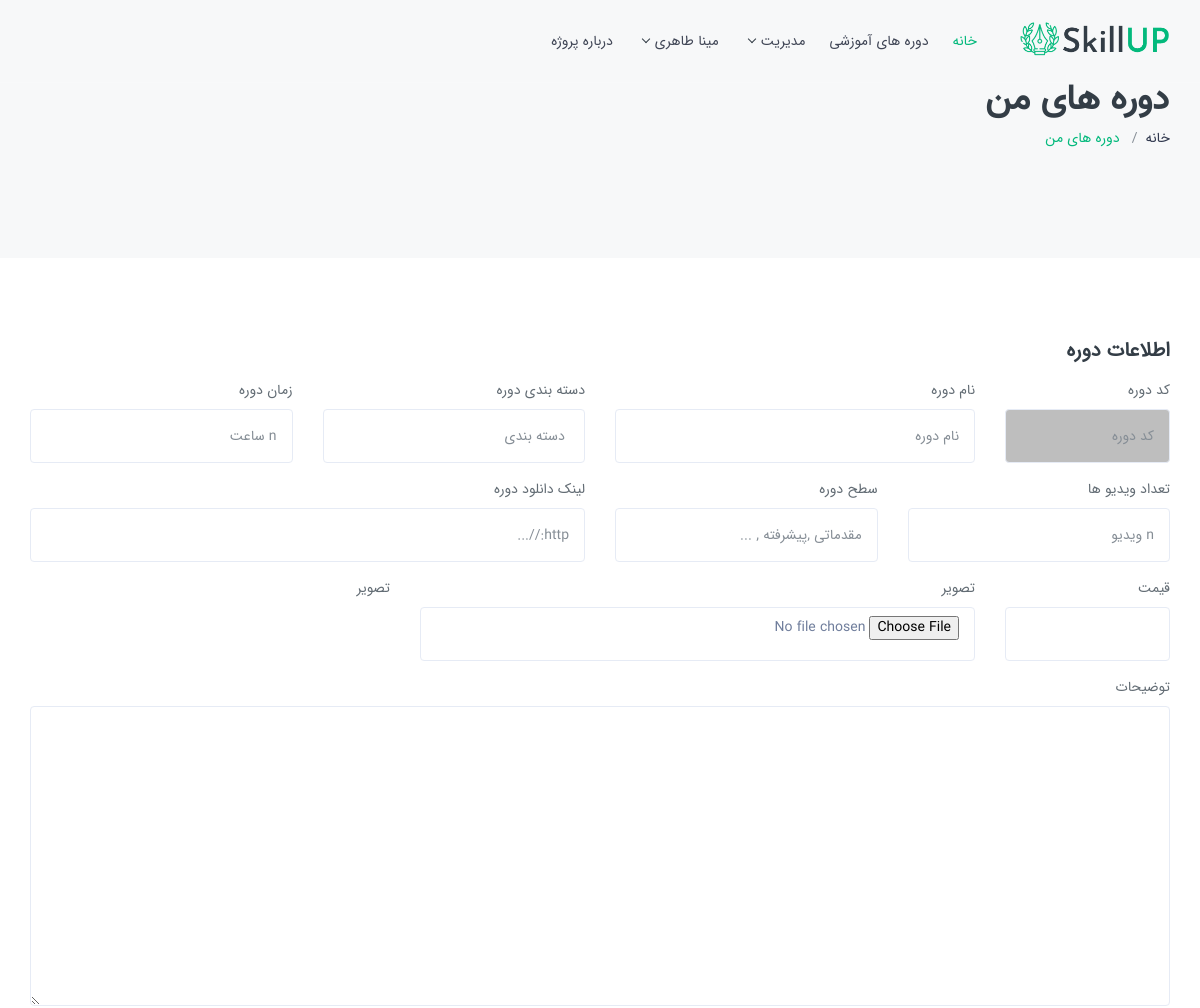
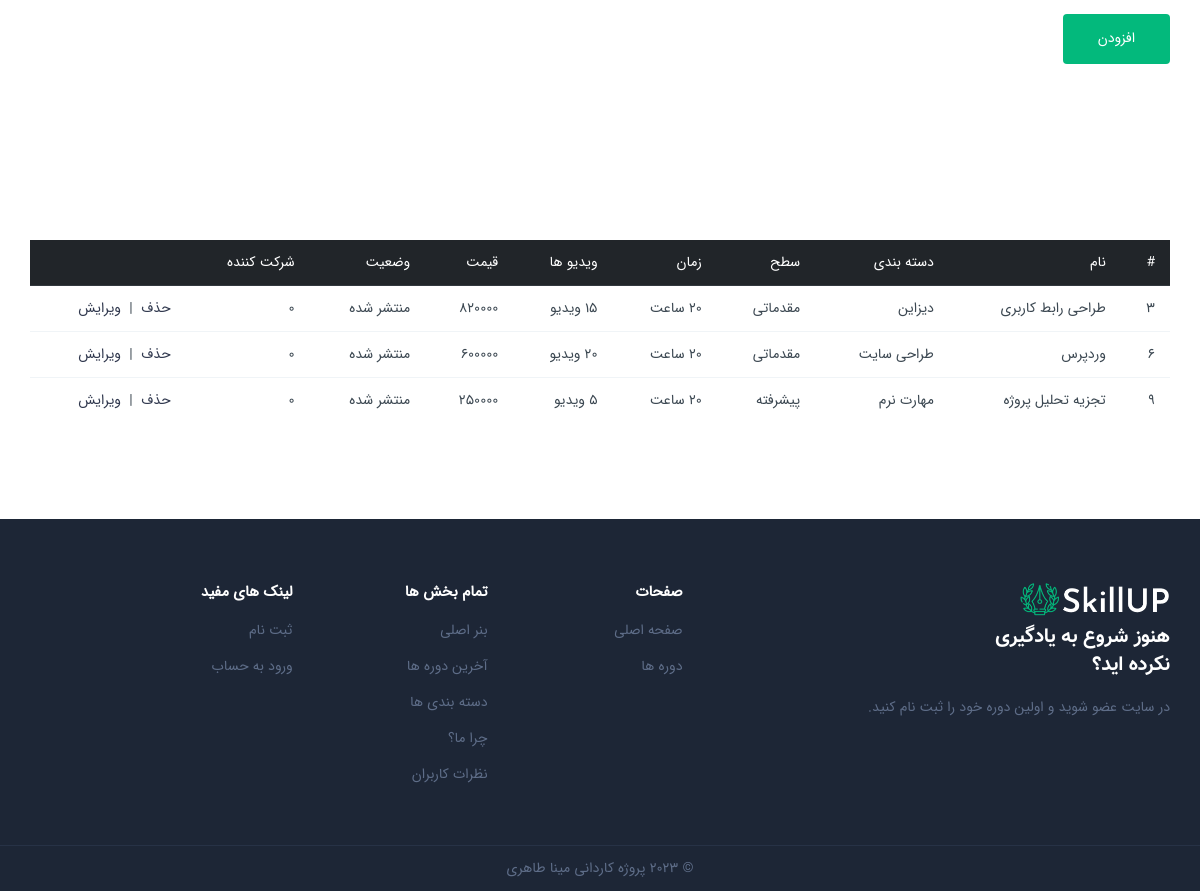
Screenshot of /manage-course-user.php (signed in) with the database file from the repository (2 pictures, top to bottom).
### tables this page shows
CREATE TABLE `courses` (
  `courseid` int(11) NOT NULL,
  `userid` int(11) NOT NULL,
  `name` varchar(150) NOT NULL,
  `description` text NOT NULL,
  `category` varchar(150) NOT NULL,
  `time` varchar(150) NOT NULL,
  `videonumber` int(11) NOT NULL,
  `level` varchar(150) NOT NULL,
  `image` varchar(150) NOT NULL,
  `link` text NOT NULL,
  `price` int(11) NOT NULL,
  `status` tinyint(4) NOT NULL
);

### manage-course-user.php (the view, shortened to what this page needs)
<?php
include('inc/header.php');
?>
<?php
$link = mysqli_connect("localhost", "root", "", "skillupdb");
mysqli_query($link, "set names utf8");
$url = $course_id = $name = $description = $course_link = $image = $price = $time = $videonumber = $level = $category =  $image = "";
$btn_caption = "افزودن";
?>
<section class="page-title gray">
    <div class="container">
        <div class="row">
            <div class="col-lg-12 col-md-12">
                <div class="breadcrumbs-wrap">
                    <h1 class="breadcrumb-title font-2"> دوره های من</h1>
                    <nav class="transparent">
                        <ol class="breadcrumb p-0">
                            <li class="breadcrumb-item"><a href="index.php">خانه</a></li>
                            <li class="breadcrumb-item active theme-cl" aria-current="page"> دوره های من</li>
                        </ol>
                    </nav>
                </div>
            </div>
        </div>
    </div>
</section>
<section>
    <div class="container">
        <div class="row align-items-start">
            <form class="col-xl-12 col-lg-6 col-md-12 col-sm-12" method="post"
                action="action-manage-course-user.php<?= (!empty($url)) ? $url : ''; ?>" enctype="multipart/form-data">
                <div class="form-group">
                    <h4>اطلاعات دوره</h4>
                </div>
                <div class="row">
                    <div class="col-xl-2 col-lg-6 col-md-12 col-sm-12">
                        <div class="form-group">
                            <label>کد دوره</label>
                            <input name="CourseId" value="<?= $course_id ?>" type="number" class="form-control"
                                placeholder="کد دوره" style="background-color: rgba(169,169,169,0.75)" readonly />
                        </div>
                    </div>
                    <div class="col-xl-4 col-lg-6 col-md-12 col-sm-12">
                        <div class="form-group">
                            <label>نام دوره</label>
                            <input name="Name" value="<?= $name ?>" type="text" class="form-control"
                                placeholder="نام دوره" />
                        </div>
                    </div>
                    <div class="col-xl-3 col-lg-6 col-md-12 col-sm-12">
                        <div class="form-group">
                            <label>دسته بندی دوره</label>
                            <input name="Category" value="<?= $category ?>" type="text" class="form-control"
                                placeholder=" دسته بندی" />
                        </div>
                    </div>
                    <div class="col-xl-3 col-lg-6 col-md-12 col-sm-12">
                        <div class="form-group">
                            <label>زمان دوره</label>
                            <input name="Time" value="<?= $time ?>" type="text" class="form-control"
                                placeholder="n ساعت" />
                        </div>
                    </div>
                    <div class="col-xl-3 col-lg-6 col-md-12 col-sm-12">
                        <div class="form-group">
                            <label>تعداد ویدیو ها</label>
                            <input name="VideoNumber" value="<?= $videonumber ?>" type="number" class="form-control"
                                placeholder="n ویدیو" />
                        </div>
                    </div>
                    <div class="col-xl-3 col-lg-6 col-md-12 col-sm-12">
                        <div class="form-group">
                            <label>سطح دوره</label>
                            <input name="Level" value="<?= $level ?>" type="text" class="form-control"
                                placeholder="مقدماتی ,پیشرفته , ..." />
                        </div>
                    </div>
                    <div class="col-xl-6 col-lg-6 col-md-12 col-sm-12">
                        <div class="form-group">
                            <label> لینک دانلود دوره</label>
                            <input name="Link" value="<?= $course_link ?>" type="text" class="form-control"
                                placeholder="http://..." />
                        </div>
                    </div>
                    <div class="col-xl-2 col-lg-6 col-md-12 col-sm-12">
                        <div class="form-group">
                            <label> قیمت</label>
                            <input name="Price" type="number" value="<?= $price ?>" class="form-control" />
                        </div>
                    </div>
                    <div class="col-xl-6 col-lg-6 col-md-12 col-sm-12">
                        <div class="form-group">
                            <label> تصویر</label>
                            <input name="Image" type="file" class="form-control" />
                        </div>
                    </div>
                    <div class="col-xl-4 col-lg-12 col-md-12 col-sm-12">
                        <div class="form-group">
                            <label>تصویر </label>
                        </div>
                    </div>
                    <div class="col-xl-12 col-lg-12 col-md-12 col-sm-12">
                        <div class="form-group">
                            <label>توضیحات </label>
                            <textarea name="Description" type="text"
                                class="form-control">  <?= $description ?> </textarea>
                        </div>
                    </div>
                    <div class="col-xl-12 col-lg-12 col-md-12 col-sm-12">
                        <div class="form-group">
                            <button class="btn theme-bg text-white btn-md" type="submit"> <?= $btn_caption ?></button>
                        </div>
                    </div>
                </div>
            </form>
        </div>
    </div>
</section>
<section>
    <div class="container">
        <table class="table">
            <thead class="thead-dark">
                <tr>
                    <th scope="col">#</th>
                    <th scope="col">نام</th>
                    <th scope="col">دسته بندی </th>
                    <th scope="col">سطح</th>
                    <th scope="col">زمان </th>
                    <th scope="col"> ویدیو ها</th>
                    <th scope="col"> قیمت</th>
                    <th scope="col"> وضعیت</th>
                    <th scope="col"> شرکت کننده</th>
                    <th scope="col"> </th>
                </tr>
            </thead>
            <tbody>
                <?php
                $query = "SELECT * FROM courses WHERE userid='{$_SESSION['userid']}' ";
                $result = mysqli_query($link, $query);
                while ($row = mysqli_fetch_array($result)) {
                    $query_count = "SELECT COUNT(*) FROM sells WHERE courseid='{$row['courseid']}' ";
                    $result_count = mysqli_query($link, $query_count);
                    $row_count = mysqli_fetch_array($result_count);
                    $status = 'در انتظار تایید';
                    if ($row['status'] == 1) {
                        $status = 'منتشر شده';
                    } elseif ($row['status'] == 2) {
                        $status = 'نیازمند ویرایش';
                    }
                ?>
                <tr>
                    <th scope="row"><?= $row['courseid'] ?></th>
                    <td> <?= $row['name'] ?></td>
                    <td> <?= $row['category'] ?></td>
                    <td> <?= $row['level'] ?></td>
                    <td> <?= $row['time'] ?> </td>
                    <td> <?= $row['videonumber'] ?> ویدیو</td>
                    <td> <?= $row['price'] ?></td>
                    <td> <?= $status ?></td>
                    <td><?= $row_count['COUNT(*)'] ?></td>
                    <td>
                        <a href="action-manage-course-user.php?id=<?= $row['courseid'] ?>&action=DELETE">حذف</a>
                        &nbsp;|&nbsp;
                        <a href="manage-course-user.php?id=<?= $row['courseid'] ?>&action=EDIT">ویرایش</a>
                    </td>
                </tr>
                <?php } ?>
            </tbody>
        </table>
    </div>
</section>
<?php
include('inc/footer.php');
?>

### rows the page displays
courses: courseid "3", name "طراحی رابط کاربری", category "دیزاین", level "مقدماتی", time "20 ساعت", price "820000", status "منتشر شده", COUNT "0"
courses: courseid "6", name "وردپرس", category "طراحی سایت", level "مقدماتی", time "20 ساعت", price "600000", status "منتشر شده", COUNT "0"
courses: courseid "9", name "تجزیه تحلیل پروژه", category "مهارت نرم", level "پیشرفته", time "20 ساعت", price "250000", status "منتشر شده", COUNT "0"

### other values shown
$_SESSION["name"] "مینا طاهری"
$btn_caption "افزودن"
